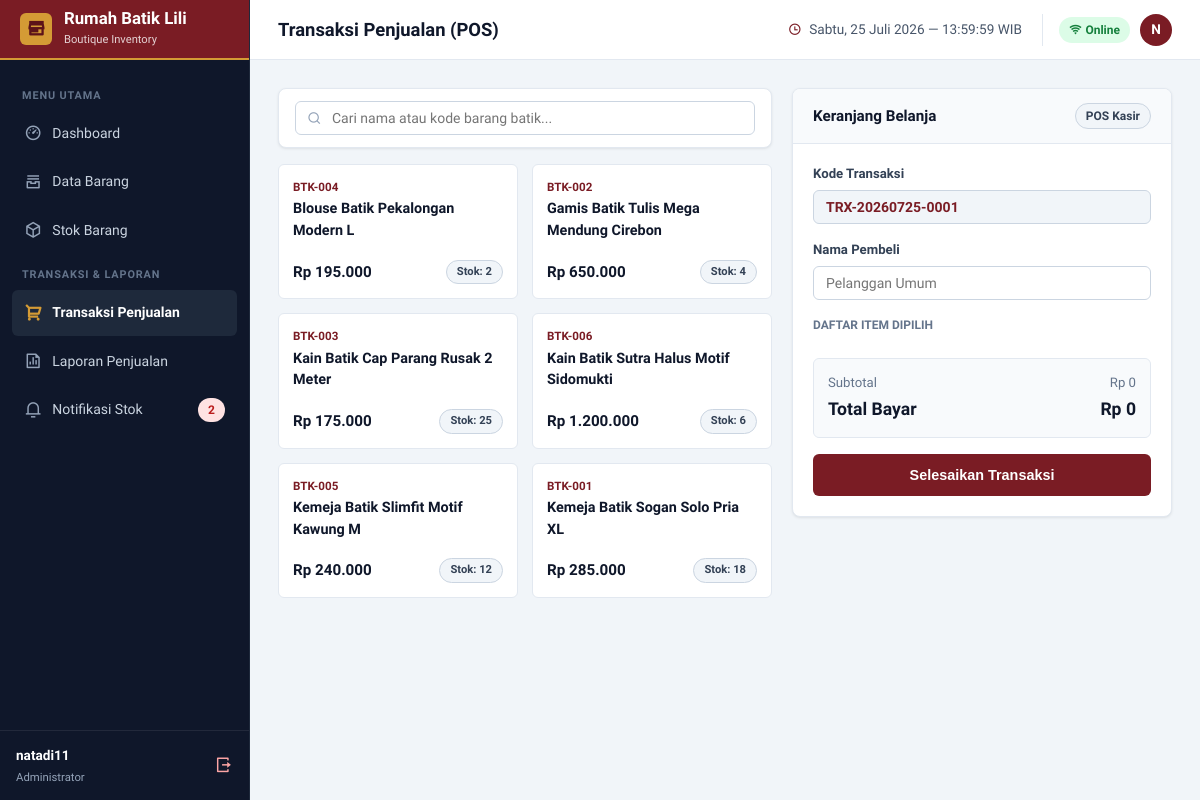
Page /transaksi (signed in) on the earlier database version.
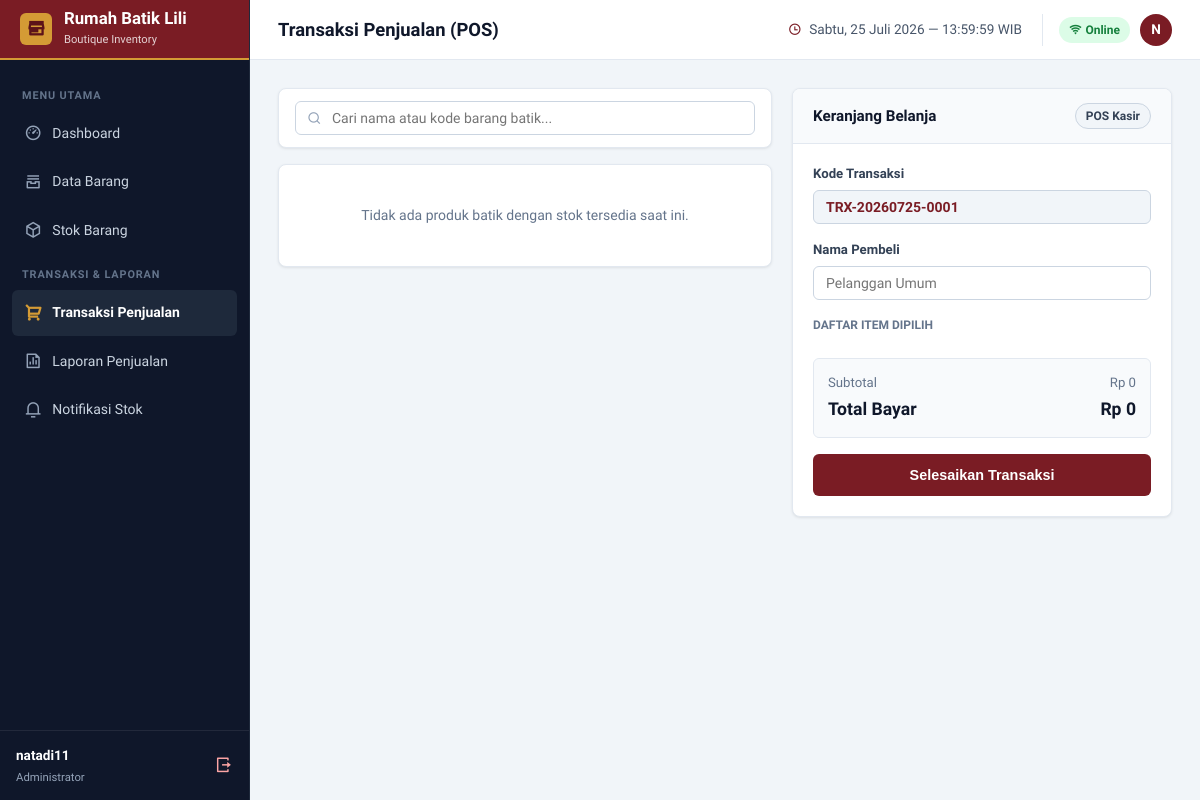
Same page on the later database version.
### tables this page shows
CREATE TABLE barang (
                id INTEGER PRIMARY KEY AUTOINCREMENT,
                kode_barang TEXT UNIQUE NOT NULL,
                nama_barang TEXT NOT NULL,
                kategori TEXT NOT NULL,
                harga_jual REAL NOT NULL,
                stok INTEGER NOT NULL DEFAULT 0,
                stok_minimum INTEGER NOT NULL DEFAULT 5,
                created_at DATETIME DEFAULT CURRENT_TIMESTAMP
            , ukuran TEXT DEFAULT 'All Size');

### app.py (the view)
@app.route('/transaksi')
@login_required
def transaksi():
    db = get_db()
    cursor = db.cursor()
    cursor.execute('SELECT * FROM barang WHERE stok > 0 ORDER BY nama_barang ASC')
    barang_tersedia = cursor.fetchall()
    date_prefix = datetime.now().strftime('%Y%m%d')
    cursor.execute("SELECT COUNT(*) as total FROM transaksi WHERE kode_transaksi LIKE ?", (f'TRX-{date_prefix}-%',))
    sequence = cursor.fetchone()['total'] + 1
    kode_transaksi_saran = f"TRX-{date_prefix}-{sequence:04d}"
    return render_template('transaksi.html', barang_list=barang_tersedia, kode_transaksi=kode_transaksi_saran)

### app.py (called while the page is built)
def get_db():
    if 'db' not in g:
        g.db = sqlite3.connect(DB_PATH)
        g.db.row_factory = sqlite3.Row
    return g.db

@app.context_processor
def inject_notifications():
    if 'user_id' in session:
        db = get_db()
        cursor = db.cursor()
        cursor.execute('SELECT COUNT(*) as count FROM barang WHERE stok <= stok_minimum')
        low_stock_count = cursor.fetchone()['count']
        return dict(low_stock_count=low_stock_count)
    return dict(low_stock_count=0)

def login_required(f):
    @wraps(f)
    def decorated_function(*args, **kwargs):
        if 'user_id' not in session:
            flash('Silakan login terlebih dahulu untuk mengakses sistem.', 'warning')
            return redirect(url_for('login'))
        return f(*args, **kwargs)
    return decorated_function

### templates/transaksi.html (shortened to what this page needs)
{% extends "base.html" %}
{% block page_title %}Transaksi Penjualan (POS){% endblock %}
{% block content %}
<div class="pos-layout">
    <div>
        <div class="card-box" style="margin-bottom: 16px;">
            <div class="card-box-body" style="padding: 12px 16px;">
                <div class="search-wrap">
                    <i class="ri-search-line"></i>
                    <input type="text" id="searchProduct" class="form-control-box" placeholder="Cari nama atau kode barang batik..." autofocus>
                </div>
            </div>
        </div>
        <div class="product-grid-layout">
            {% for b in barang_list %}
                <div class="product-card-box"
                     data-id="{{ b.id }}"
                     data-code="{{ b.kode_barang }}"
                     data-name="{{ b.nama_barang }}"
                     data-price="{{ b.harga_jual }}"
                     data-stok="{{ b.stok }}">
                    <div style="font-size: 0.725rem; font-weight: 700; color: var(--brand-maroon); margin-bottom: 2px;">{{ b.kode_barang }}</div>
                    <div style="font-weight: 600; color: var(--slate-900); margin-bottom: 8px; font-size: 0.9rem;">{{ b.nama_barang }}</div>
                    <div style="display: flex; align-items: center; justify-content: space-between; margin-top: 10px;">
                        <div style="font-weight: 700; color: var(--slate-900); font-size: 0.95rem;">Rp {{ "{:,.0f}".format(b.harga_jual).replace(',', '.') }}</div>
                        <span class="badge-pill badge-pill-info" style="font-size: 0.7rem;">Stok: {{ b.stok }}</span>
                    </div>
                </div>
            {% else %}
                <div class="card-box" style="grid-column: 1 / -1; text-align: center; color: var(--slate-500); padding: 40px;">
                    Tidak ada produk batik dengan stok tersedia saat ini.
                </div>
            {% endfor %}
        </div>
    </div>
    <div style="position: sticky; top: 80px;">
        <div class="card-box">
            <div class="card-box-header">
                <div class="card-box-title">Keranjang Belanja</div>
                <span class="badge-pill badge-pill-info">POS Kasir</span>
            </div>
            <div class="card-box-body">
                <div class="form-group-box">
                    <label class="form-label-box" for="kodeTransaksi">Kode Transaksi</label>
                    <input type="text" id="kodeTransaksi" class="form-control-box" value="{{ kode_transaksi }}" readonly style="font-weight: 700; background-color: var(--slate-100); color: var(--brand-maroon);">
                </div>
                <div class="form-group-box" style="margin-bottom: 16px;">
                    <label class="form-label-box" for="namaPembeli">Nama Pembeli</label>
                    <input type="text" id="namaPembeli" class="form-control-box" placeholder="Pelanggan Umum">
                </div>
                <div style="font-size: 0.75rem; font-weight: 700; color: var(--slate-500); text-transform: uppercase; margin-bottom: 8px;">Daftar Item Dipilih</div>
                <div style="background-color: var(--slate-50); padding: 14px; border-radius: var(--radius-md); border: 1px solid var(--slate-200); margin-bottom: 16px;">
                    <div style="display: flex; justify-content: space-between; font-size: 0.825rem; color: var(--slate-500); margin-bottom: 4px;">
                        <span>Subtotal</span>
                        <span id="cartSubtotal">Rp 0</span>
                    </div>
                    <div style="display: flex; justify-content: space-between; font-size: 1.1rem; font-weight: 700; color: var(--slate-900);">
                        <span>Total Bayar</span>
                        <span id="cartTotal">Rp 0</span>
                    </div>
                </div>
                <button class="btn-action btn-action-primary" id="btnProcessCheckout" style="width: 100%; padding: 12px; font-size: 0.9rem;" disabled>
                    Selesaikan Transaksi
                </button>
            </div>
        </div>
    </div>
</div>
{% endblock %}

Differences in the rows shown:
removed barang: kode_barang "BTK-004", nama_barang "Blouse Batik Pekalongan Modern L", harga_jual "195.000", stok "2"
removed barang: kode_barang "BTK-002", nama_barang "Gamis Batik Tulis Mega Mendung Cirebon", harga_jual "650.000", stok "4"
removed barang: kode_barang "BTK-003", nama_barang "Kain Batik Cap Parang Rusak 2 Meter", harga_jual "175.000", stok "25"
removed barang: kode_barang "BTK-006", nama_barang "Kain Batik Sutra Halus Motif Sidomukti", harga_jual "1.200.000", stok "6"
removed barang: kode_barang "BTK-005", nama_barang "Kemeja Batik Slimfit Motif Kawung M", harga_jual "240.000", stok "12"
removed barang: kode_barang "BTK-001", nama_barang "Kemeja Batik Sogan Solo Pria XL", harga_jual "285.000", stok "18"
Other differences:
{{ low_stock_count }}: "2" → (not shown)
text now shown: "Tidak ada produk batik dengan stok tersedia saat ini."
